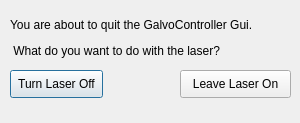
<?xml version="1.0" encoding="UTF-8"?>
<ui version="4.0">
 <class>Dialog</class>
 <widget class="QDialog" name="Dialog">
  <property name="geometry">
   <rect>
    <x>0</x>
    <y>0</y>
    <width>300</width>
    <height>123</height>
   </rect>
  </property>
  <property name="windowTitle">
   <string>Dialog</string>
  </property>
  <widget class="QPushButton" name="pushButton_turn_laser_off">
   <property name="geometry">
    <rect>
     <x>10</x>
     <y>70</y>
     <width>93</width>
     <height>28</height>
    </rect>
   </property>
   <property name="text">
    <string>Turn Laser Off</string>
   </property>
  </widget>
  <widget class="QPushButton" name="pushButton_leave_laser_on">
   <property name="geometry">
    <rect>
     <x>180</x>
     <y>70</y>
     <width>111</width>
     <height>28</height>
    </rect>
   </property>
   <property name="text">
    <string>Leave Laser On</string>
   </property>
  </widget>
  <widget class="QLabel" name="label">
   <property name="geometry">
    <rect>
     <x>10</x>
     <y>10</y>
     <width>261</width>
     <height>31</height>
    </rect>
   </property>
   <property name="text">
    <string>&lt;html&gt;&lt;head/&gt;&lt;body&gt;&lt;p&gt;You are about to quit the GalvoController Gui.&lt;/p&gt;&lt;/body&gt;&lt;/html&gt;</string>
   </property>
  </widget>
  <widget class="QLabel" name="label_2">
   <property name="geometry">
    <rect>
     <x>10</x>
     <y>40</y>
     <width>251</width>
     <height>21</height>
    </rect>
   </property>
   <property name="text">
    <string> What do you want to do with the laser?</string>
   </property>
  </widget>
 </widget>
 <resources/>
 <connections/>
</ui>
